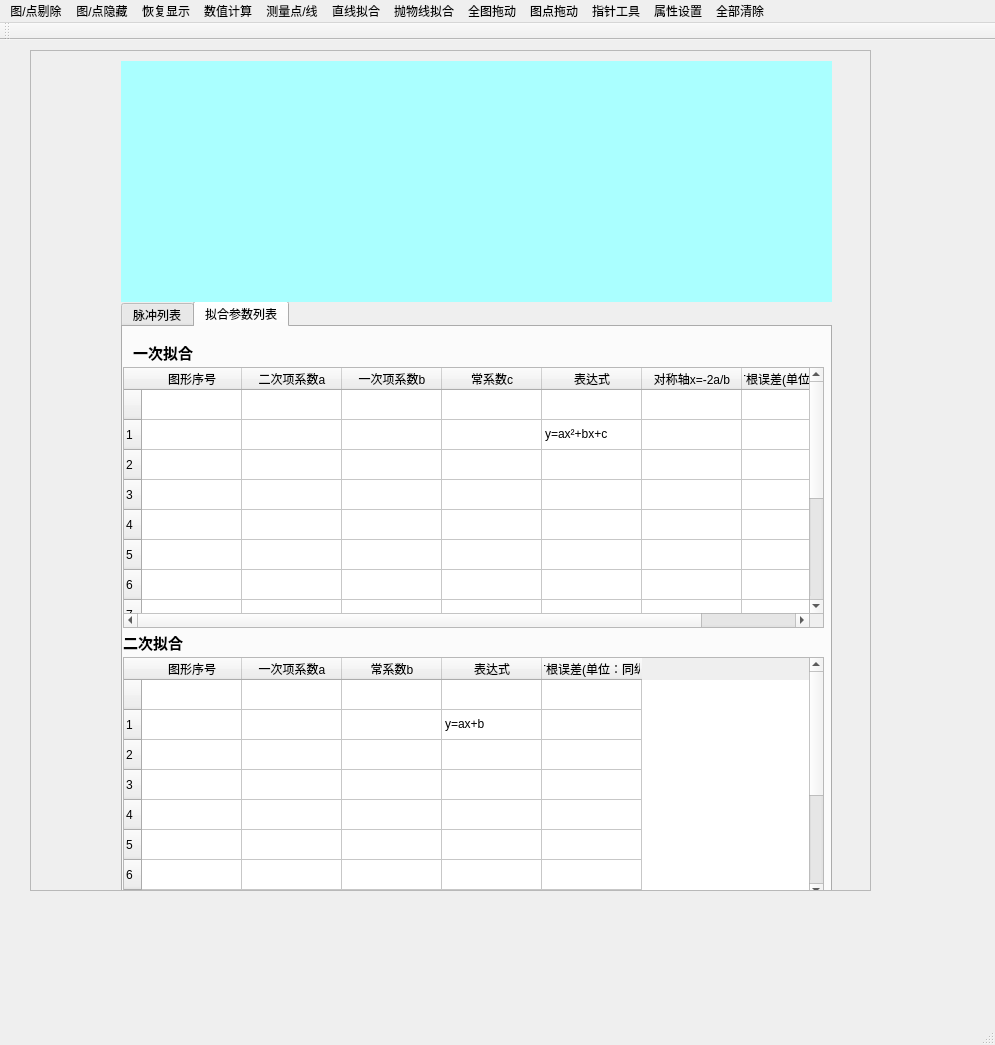
<?xml version="1.0" encoding="UTF-8"?>
<ui version="4.0">
 <class>shujuchuli</class>
 <widget class="QMainWindow" name="shujuchuli">
  <property name="geometry">
   <rect>
    <x>0</x>
    <y>0</y>
    <width>995</width>
    <height>1045</height>
   </rect>
  </property>
  <property name="windowTitle">
   <string>shujuchuli</string>
  </property>
  <widget class="QWidget" name="centralWidget">
   <widget class="QScrollArea" name="scrollArea">
    <property name="geometry">
     <rect>
      <x>30</x>
      <y>10</y>
      <width>841</width>
      <height>841</height>
     </rect>
    </property>
    <property name="widgetResizable">
     <bool>true</bool>
    </property>
    <widget class="QWidget" name="scrollAreaWidgetContents">
     <property name="geometry">
      <rect>
       <x>0</x>
       <y>0</y>
       <width>839</width>
       <height>839</height>
      </rect>
     </property>
     <widget class="QTabWidget" name="tabWidget">
      <property name="geometry">
       <rect>
        <x>90</x>
        <y>250</y>
        <width>711</width>
        <height>601</height>
       </rect>
      </property>
      <property name="currentIndex">
       <number>1</number>
      </property>
      <widget class="QWidget" name="tab">
       <attribute name="title">
        <string>脉冲列表</string>
       </attribute>
       <widget class="QTableWidget" name="tableWidget">
        <property name="geometry">
         <rect>
          <x>0</x>
          <y>0</y>
          <width>711</width>
          <height>531</height>
         </rect>
        </property>
        <row>
         <property name="text">
          <string/>
         </property>
        </row>
        <row>
         <property name="text">
          <string>1</string>
         </property>
        </row>
        <row>
         <property name="text">
          <string>2</string>
         </property>
        </row>
        <row>
         <property name="text">
          <string>3</string>
         </property>
        </row>
        <row>
         <property name="text">
          <string>4</string>
         </property>
        </row>
        <row>
         <property name="text">
          <string>5</string>
         </property>
        </row>
        <row>
         <property name="text">
          <string>6</string>
         </property>
        </row>
        <row>
         <property name="text">
          <string>7</string>
         </property>
        </row>
        <row>
         <property name="text">
          <string>8</string>
         </property>
        </row>
        <row>
         <property name="text">
          <string>9</string>
         </property>
        </row>
        <row>
         <property name="text">
          <string>10</string>
         </property>
        </row>
        <row>
         <property name="text">
          <string>11</string>
         </property>
        </row>
        <row>
         <property name="text">
          <string>12</string>
         </property>
        </row>
        <column>
         <property name="text">
          <string>脉冲序号</string>
         </property>
        </column>
        <column>
         <property name="text">
          <string>频率(MHz)</string>
         </property>
        </column>
        <column>
         <property name="text">
          <string>脉宽(us)</string>
         </property>
        </column>
        <column>
         <property name="text">
          <string>幅度(dBm)</string>
         </property>
        </column>
        <column>
         <property name="text">
          <string>到达时间(us)</string>
         </property>
        </column>
        <column>
         <property name="text">
          <string>DTOA(us)</string>
         </property>
        </column>
        <column>
         <property name="text">
          <string>方位(度)</string>
         </property>
        </column>
        <column>
         <property name="text">
          <string>脉内调制类型</string>
         </property>
        </column>
        <column>
         <property name="text">
          <string>信噪比(dB)</string>
         </property>
        </column>
        <column>
         <property name="text">
          <string>完整性</string>
         </property>
        </column>
       </widget>
      </widget>
      <widget class="QWidget" name="tab_2">
       <attribute name="title">
        <string>拟合参数列表</string>
       </attribute>
       <widget class="QTableWidget" name="tableWidget_2">
        <property name="geometry">
         <rect>
          <x>0</x>
          <y>40</y>
          <width>701</width>
          <height>261</height>
         </rect>
        </property>
        <row>
         <property name="text">
          <string/>
         </property>
        </row>
        <row>
         <property name="text">
          <string>1</string>
         </property>
        </row>
        <row>
         <property name="text">
          <string>2</string>
         </property>
        </row>
        <row>
         <property name="text">
          <string>3</string>
         </property>
        </row>
        <row>
         <property name="text">
          <string>4</string>
         </property>
        </row>
        <row>
         <property name="text">
          <string>5</string>
         </property>
        </row>
        <row>
         <property name="text">
          <string>6</string>
         </property>
        </row>
        <row>
         <property name="text">
          <string>7</string>
         </property>
        </row>
        <row>
         <property name="text">
          <string>8</string>
         </property>
        </row>
        <row>
         <property name="text">
          <string>9</string>
         </property>
        </row>
        <row>
         <property name="text">
          <string>10</string>
         </property>
        </row>
        <row>
         <property name="text">
          <string>11</string>
         </property>
        </row>
        <row>
         <property name="text">
          <string>12</string>
         </property>
        </row>
        <column>
         <property name="text">
          <string>图形序号</string>
         </property>
        </column>
        <column>
         <property name="text">
          <string>二次项系数a</string>
         </property>
        </column>
        <column>
         <property name="text">
          <string>一次项系数b</string>
         </property>
        </column>
        <column>
         <property name="text">
          <string>常系数c</string>
         </property>
        </column>
        <column>
         <property name="text">
          <string>表达式</string>
         </property>
        </column>
        <column>
         <property name="text">
          <string>对称轴x=-2a/b</string>
         </property>
        </column>
        <column>
         <property name="text">
          <string>均方根误差(单位：同纵轴)</string>
         </property>
        </column>
        <item row="1" column="4">
         <property name="text">
          <string>y=ax²+bx+c</string>
         </property>
        </item>
       </widget>
       <widget class="QLabel" name="label">
        <property name="geometry">
         <rect>
          <x>10</x>
          <y>10</y>
          <width>81</width>
          <height>31</height>
         </rect>
        </property>
        <property name="text">
         <string>&lt;html&gt;&lt;head/&gt;&lt;body&gt;&lt;p&gt;&lt;span style=&quot; font-size:11pt; font-weight:600;&quot;&gt;一次拟合&lt;/span&gt;&lt;/p&gt;&lt;/body&gt;&lt;/html&gt;</string>
        </property>
       </widget>
       <widget class="QLabel" name="label_2">
        <property name="geometry">
         <rect>
          <x>0</x>
          <y>300</y>
          <width>91</width>
          <height>31</height>
         </rect>
        </property>
        <property name="text">
         <string>&lt;html&gt;&lt;head/&gt;&lt;body&gt;&lt;p&gt;&lt;span style=&quot; font-size:11pt; font-weight:600;&quot;&gt;二次拟合&lt;/span&gt;&lt;/p&gt;&lt;/body&gt;&lt;/html&gt;</string>
        </property>
       </widget>
       <widget class="QTableWidget" name="tableWidget_3">
        <property name="geometry">
         <rect>
          <x>0</x>
          <y>330</y>
          <width>701</width>
          <height>241</height>
         </rect>
        </property>
        <row>
         <property name="text">
          <string/>
         </property>
        </row>
        <row>
         <property name="text">
          <string>1</string>
         </property>
        </row>
        <row>
         <property name="text">
          <string>2</string>
         </property>
        </row>
        <row>
         <property name="text">
          <string>3</string>
         </property>
        </row>
        <row>
         <property name="text">
          <string>4</string>
         </property>
        </row>
        <row>
         <property name="text">
          <string>5</string>
         </property>
        </row>
        <row>
         <property name="text">
          <string>6</string>
         </property>
        </row>
        <row>
         <property name="text">
          <string>7</string>
         </property>
        </row>
        <row>
         <property name="text">
          <string>8</string>
         </property>
        </row>
        <row>
         <property name="text">
          <string>9</string>
         </property>
        </row>
        <row>
         <property name="text">
          <string>10</string>
         </property>
        </row>
        <row>
         <property name="text">
          <string>11</string>
         </property>
        </row>
        <column>
         <property name="text">
          <string>图形序号</string>
         </property>
        </column>
        <column>
         <property name="text">
          <string>一次项系数a</string>
         </property>
        </column>
        <column>
         <property name="text">
          <string>常系数b</string>
         </property>
        </column>
        <column>
         <property name="text">
          <string>表达式</string>
         </property>
        </column>
        <column>
         <property name="text">
          <string>均方根误差(单位：同纵轴)</string>
         </property>
        </column>
        <item row="1" column="3">
         <property name="text">
          <string>y=ax+b</string>
         </property>
        </item>
       </widget>
      </widget>
     </widget>
     <widget class="QWidget" name="widget" native="true">
      <property name="geometry">
       <rect>
        <x>90</x>
        <y>10</y>
        <width>711</width>
        <height>241</height>
       </rect>
      </property>
      <property name="styleSheet">
       <string notr="true">background-color: rgb(170, 255, 255);</string>
      </property>
     </widget>
    </widget>
   </widget>
  </widget>
  <widget class="QMenuBar" name="menuBar">
   <property name="geometry">
    <rect>
     <x>0</x>
     <y>0</y>
     <width>995</width>
     <height>26</height>
    </rect>
   </property>
   <widget class="QMenu" name="menu">
    <property name="title">
     <string>图/点剔除</string>
    </property>
    <addaction name="action"/>
   </widget>
   <widget class="QMenu" name="menu_2">
    <property name="title">
     <string>图/点隐藏</string>
    </property>
    <addaction name="action_2"/>
   </widget>
   <widget class="QMenu" name="menu_3">
    <property name="title">
     <string>恢复显示</string>
    </property>
    <addaction name="action_3"/>
   </widget>
   <widget class="QMenu" name="menu_4">
    <property name="title">
     <string>数值计算</string>
    </property>
    <addaction name="action_4"/>
   </widget>
   <widget class="QMenu" name="menu_5">
    <property name="title">
     <string>测量点/线</string>
    </property>
    <addaction name="action_5"/>
   </widget>
   <widget class="QMenu" name="menu_6">
    <property name="title">
     <string>直线拟合</string>
    </property>
    <addaction name="action_6"/>
   </widget>
   <widget class="QMenu" name="menu_7">
    <property name="title">
     <string>抛物线拟合</string>
    </property>
    <addaction name="action_7"/>
   </widget>
   <widget class="QMenu" name="menu_8">
    <property name="title">
     <string>全图拖动</string>
    </property>
    <addaction name="action_8"/>
   </widget>
   <widget class="QMenu" name="menu_9">
    <property name="title">
     <string>图点拖动</string>
    </property>
    <addaction name="action_9"/>
   </widget>
   <widget class="QMenu" name="menu_10">
    <property name="title">
     <string>指针工具</string>
    </property>
    <addaction name="action_10"/>
   </widget>
   <widget class="QMenu" name="menu_11">
    <property name="title">
     <string>属性设置</string>
    </property>
    <addaction name="action_11"/>
   </widget>
   <widget class="QMenu" name="menu_12">
    <property name="title">
     <string>全部清除</string>
    </property>
    <addaction name="action_12"/>
   </widget>
   <addaction name="menu"/>
   <addaction name="menu_2"/>
   <addaction name="menu_3"/>
   <addaction name="menu_4"/>
   <addaction name="menu_5"/>
   <addaction name="menu_6"/>
   <addaction name="menu_7"/>
   <addaction name="menu_8"/>
   <addaction name="menu_9"/>
   <addaction name="menu_10"/>
   <addaction name="menu_11"/>
   <addaction name="menu_12"/>
  </widget>
  <widget class="QToolBar" name="mainToolBar">
   <attribute name="toolBarArea">
    <enum>TopToolBarArea</enum>
   </attribute>
   <attribute name="toolBarBreak">
    <bool>false</bool>
   </attribute>
  </widget>
  <widget class="QStatusBar" name="statusBar"/>
  <action name="action">
   <property name="text">
    <string>图/点剔除</string>
   </property>
  </action>
  <action name="action_2">
   <property name="text">
    <string>图/点隐藏</string>
   </property>
  </action>
  <action name="action_3">
   <property name="text">
    <string>恢复显示</string>
   </property>
  </action>
  <action name="action_4">
   <property name="text">
    <string>数值计算</string>
   </property>
  </action>
  <action name="action_5">
   <property name="text">
    <string>测量点/线</string>
   </property>
  </action>
  <action name="action_6">
   <property name="text">
    <string>直线拟合</string>
   </property>
  </action>
  <action name="action_7">
   <property name="text">
    <string>抛物线拟合</string>
   </property>
  </action>
  <action name="action_8">
   <property name="text">
    <string>全图拖动</string>
   </property>
  </action>
  <action name="action_9">
   <property name="text">
    <string>图点拖动</string>
   </property>
  </action>
  <action name="action_10">
   <property name="text">
    <string>指针工具</string>
   </property>
  </action>
  <action name="action_11">
   <property name="text">
    <string>属性设置</string>
   </property>
  </action>
  <action name="action_12">
   <property name="text">
    <string>全部清除</string>
   </property>
  </action>
 </widget>
 <layoutdefault spacing="6" margin="11"/>
 <resources/>
 <connections/>
</ui>
